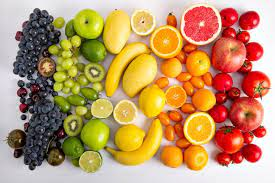
#> input picture week7/image.jpg, 275 x 183 px
$ python video_rgb_save.py
#> lines starting #> are read from the running program, lines starting #| are printed output that depends on the picture
import cv2
import numpy as np

# fname = input('Enter image file name:')
fname = "image.jpg"
img = cv2.imread(fname)
#> img is the input picture: shape (183, 275, 3); mean B, G, R 103.1, 150.3, 190.9
sy, sx, _ = img.shape
#> sy = 183; sx = 275
wimg = np.zeros((sy, sx, 3), dtype=np.uint8)
wimg[:, :, 0] = img[:, :, 0]
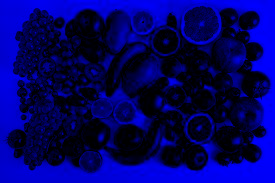
#> wimg: shape (183, 275, 3); mean B, G, R 103.1, 0, 0
cv2.imwrite('blue.jpg', wimg)
wimg.fill(0)
#> wimg: shape (183, 275, 3); every value is 0
wimg[:, :, 1] = img[:, :, 1]
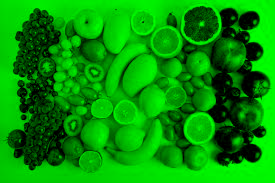
#> wimg: shape (183, 275, 3); mean B, G, R 0, 150.3, 0
cv2.imwrite('green.jpg', wimg)
wimg.fill(0)
wimg[:, :, 2] = img[:, :, 2]
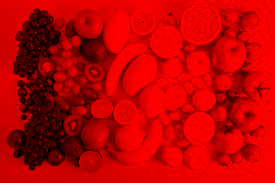
#> wimg: shape (183, 275, 3); mean B, G, R 0, 0, 190.9
cv2.imwrite('red.jpg', wimg)
